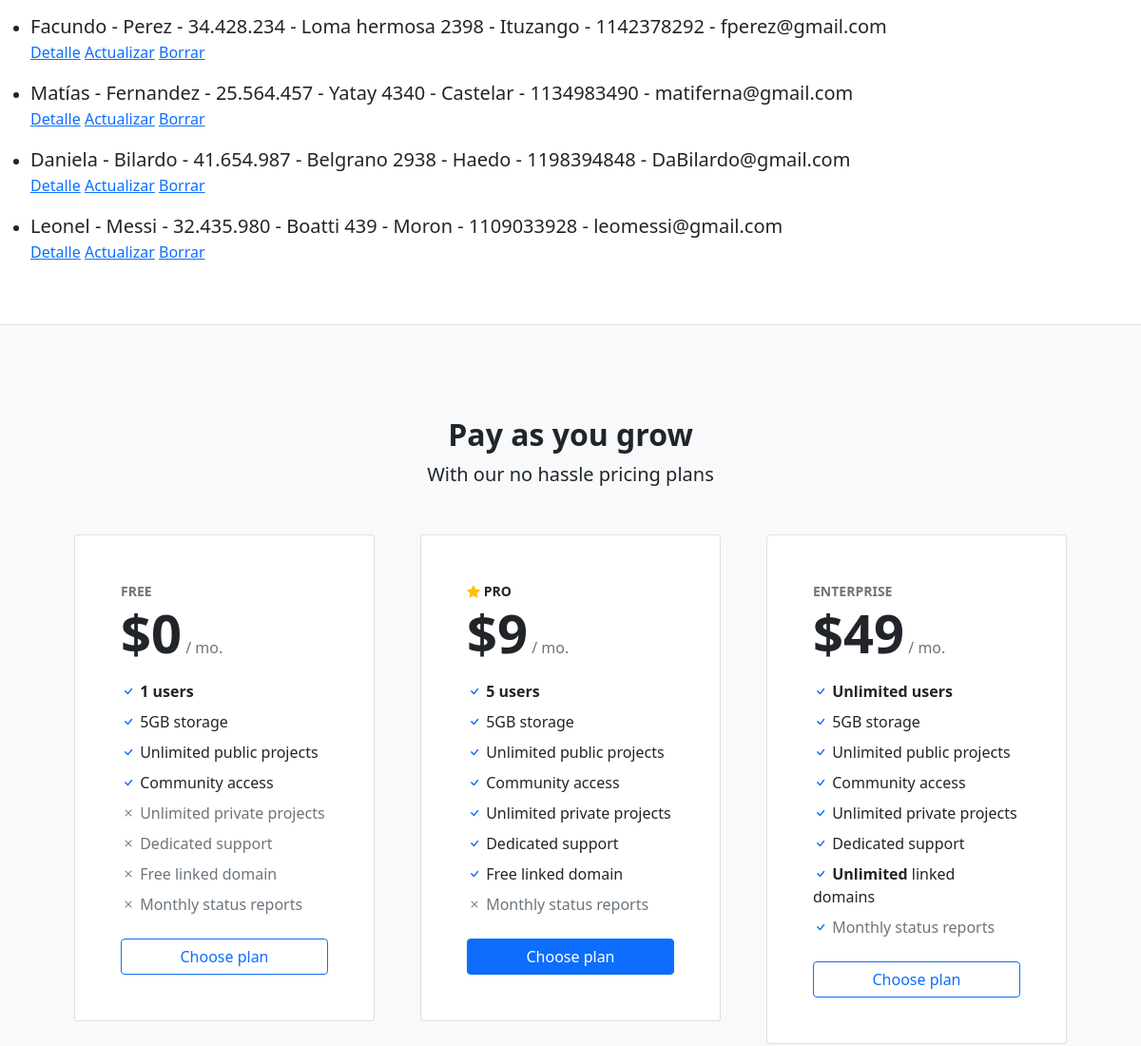
The page /compra/vendedor/ (middle part) on the database as committed earlier.
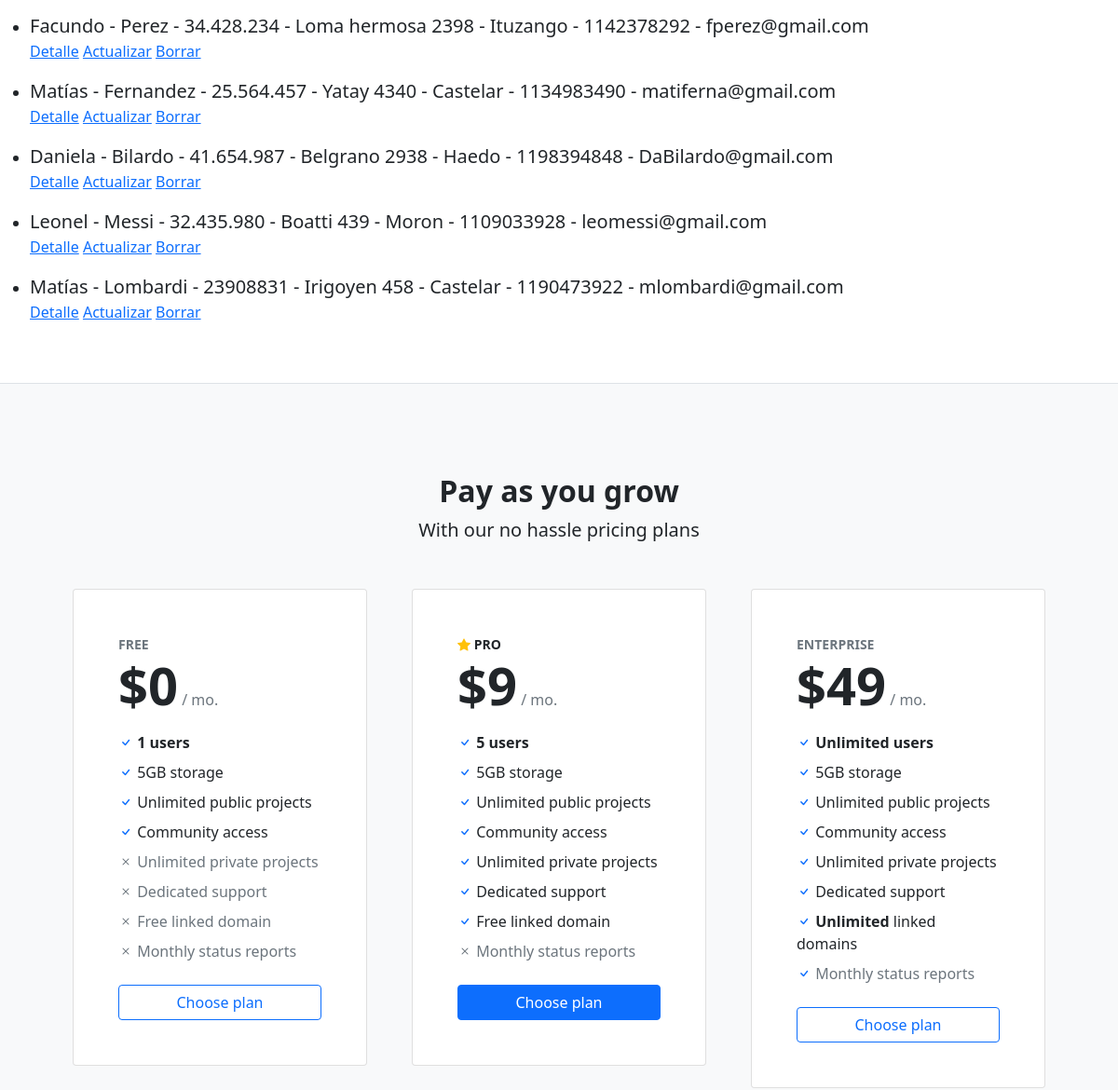
The same page on the database as committed later.
### compra/models.py (models this page shows, shortened)
class Vendedor(models.Model):
    nombre = models.CharField(max_length=20)
    apellido = models.CharField(max_length=20)
    dni = models.CharField(max_length=20)
    domicilio = models.CharField(max_length=50)
    localidad = models.CharField(max_length=20)
    celular = models.IntegerField()
    email= models.EmailField(max_length=50)

### compra/views.py (the view)
# urls.py: path("vendedor/", VendedorList.as_view(), name= "compra-vendedor"),
class VendedorList(ListView):
    model = Vendedor
    template_name = "compra/list_vendedor.html"

### compra/templates/compra/list_vendedor.html (shortened to what this page needs)
{% extends 'compra/padre.html' %}
{% block contenido %}
<ul>
    {% for vendedor in object_list %}
        <li>
            <p class="lead mb-0"> {{vendedor.nombre}} - {{vendedor.apellido}} - {{vendedor.dni}} - {{vendedor.domicilio}} - {{vendedor.localidad}} - {{vendedor.celular}} - {{vendedor.email}}</h2>
            <p class="form-floating mb-3"> <a href="{% url 'compra-vendedor-detail' vendedor.id %}">Detalle</a>
            <a href="{% url 'compra-vendedor-update' vendedor.id %}">Actualizar</a>
            <a href="{% url 'compra-vendedor-delete' vendedor.id %}">Borrar</a> </p>
        </li>
    {% endfor %}
</ul>
{% endblock %}

Rows that differ between the two databases and show on the page:
added Vendedor: nombre "Matías", apellido "Lombardi", dni "23908831", domicilio "Irigoyen 458", localidad "Castelar", celular "1190473922", email "mlombardi@gmail.com"
